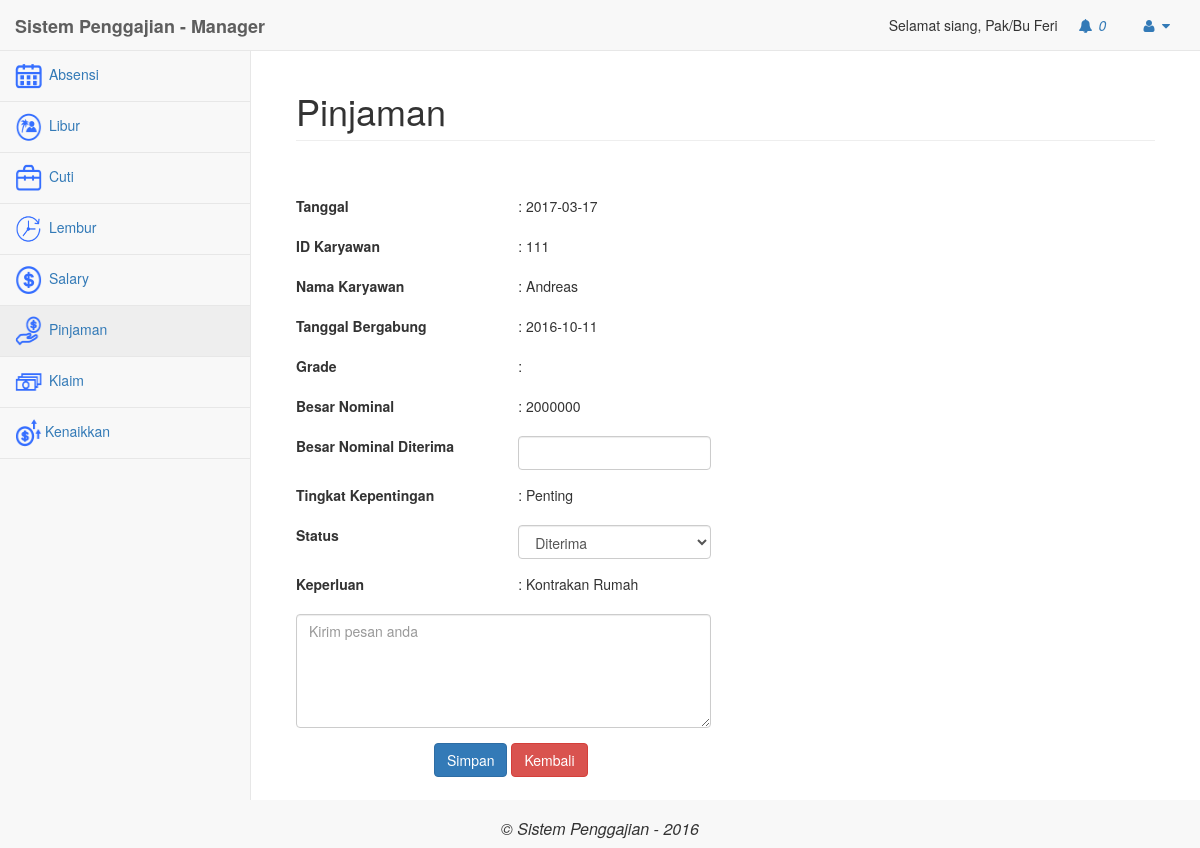
The app's page /manager/index.php?modul=pinjaman&act=detailPinjaman&id=3 (signed in) with its own data.
### tables this page shows
CREATE TABLE `user` (
  `Id_User` int(11) NOT NULL,
  `Email` varchar(50) NOT NULL,
  `Password` varchar(30) NOT NULL,
  `Tgl_Lahir` date NOT NULL,
  `Nama` text NOT NULL,
  `status` varchar(20) NOT NULL,
  `Tgl_Join` date NOT NULL,
  `Jabatan` varchar(20) NOT NULL,
  `id_divisi` int(11) NOT NULL,
  `no_rekening` varchar(20) NOT NULL,
  `cabang` varchar(50) NOT NULL,
  `Level` int(11) NOT NULL,
  `gaji_pokok` int(11) NOT NULL,
  `tipe` varchar(50) NOT NULL,
  `tanggungan` int(3) NOT NULL
);

CREATE TABLE `pinjaman` (
  `id` int(11) NOT NULL,
  `id_karyawan` int(11) NOT NULL,
  `id_divisi` int(11) NOT NULL,
  `cabang` varchar(50) NOT NULL,
  `level` int(11) NOT NULL,
  `tanggal` date NOT NULL,
  `jml_pinjam` int(11) NOT NULL,
  `jml_pinjam_diterima` int(11) NOT NULL,
  `sisa_pinjaman` int(11) NOT NULL,
  `status` varchar(20) NOT NULL,
  `presentase_angsuran` int(11) NOT NULL,
  `kepentingan` varchar(50) NOT NULL,
  `keterangan` text NOT NULL,
  `status_request` varchar(20) NOT NULL
);

### manager/mod_pinjaman/detailPinjaman.php (the view, shortened to what this page needs)
<?php
	include '../config/koneksi.php';
	$id_pinjaman = $_GET['id'];
	$query = "SELECT * FROM pinjaman where id ='$id_pinjaman'";
		$hasil = mysqli_query($k, $query);
		$data = mysqli_fetch_array($hasil);
		$sql_data_pengaju = mysqli_query($k,"SELECT * FROM user WHERE Id_User = '$data[id_karyawan]'");
		$data_pengaju = mysqli_fetch_assoc($sql_data_pengaju);
		$id_karyawan = $_SESSION['id_karyawan'];
		$sql_karyawan = mysqli_query($k,"SELECT * FROM user WHERE Id_User = '$id_karyawan'");
	$data_karyawan = mysqli_fetch_array($sql_karyawan);
	$sql_grade = mysqli_query($k,"SELECT * FROM penilaian WHERE id_karyawan = '$data[id_karyawan]'");
	$data_grade = mysqli_fetch_assoc($sql_grade);
?>
<form method="POST" action="../controller/doUpdatePinjaman.php" class="form-horizontal">
<br/>
<div class="form-group"><label class="col-sm-3">Tanggal</label> <div class="col-sm-3">: <?php echo $data['tanggal']; ?>
</div></div>
<div class="form-group"><label class="col-sm-3">ID Karyawan</label> <div class="col-sm-3">: <?php echo $data['id_karyawan']; ?></div></div>
<div class="form-group"><label class="col-sm-3">Nama Karyawan</label> <div class="col-sm-3">: <?php echo $data_pengaju['Nama']; ?></div></div>
<div class="form-group"><label class="col-sm-3">
	Tanggal Bergabung</label> <div class="col-sm-3">: <?php echo $data_pengaju['Tgl_Join']; ?>
</div></div>
<div class="form-group"><label class="col-sm-3">
	Grade</label> <div class="col-sm-3">: <?php echo $data_grade['grade']; ?>
</div></div>
<div class="form-group"><label class="col-sm-3">Besar Nominal</label> <div class="col-sm-3">: <?php echo $data['jml_pinjam']; ?>
</div></div>
<div class="form-group"><label class="col-sm-3">Besar Nominal Diterima</label> <div class="col-sm-3"><input name="pinjaman_diterima" type="text" class="form-control" />
</div></div>
<div class="form-group"><label class="col-sm-3">Tingkat Kepentingan</label> <div class="col-sm-3">: <?php echo $data['kepentingan']; ?>
</div></div>
<div class="form-group"><label class="col-sm-3">Status</label> <div class="col-sm-3">
	<?php
	if($data_karyawan['cabang'] != "Jakarta"){
		if($data['level'] == 2){
			echo "<select name='status_request' class='form-control' >";
			 if($data['status_request'] == "Diterima"){
				echo "<option value='Menunggu'>Menunggu</option>
				<option value='Diterima' selected>Diterima</option>
				<option value='Ditolak'>Ditolak</option>";
			}else{
				echo "<option value='M' selected>Menunggu</option>
				<option value='Diterima'>Diterima</option>
				<option value='Ditolak'>Ditolak</option>";
			}
			echo "</select>";
		}else{
			echo ": ".$data['status_request'];
		}
		echo "<input type='hidden' name='level' value='2'/>";
	}else{
		if($data['level'] == 1){
			echo "<select name='status_request' class='form-control' >";
			 if($data['status_request'] == "Diterima"){
				echo "<option value='menunggu'>Menunggu</option>
				<option value='Diterima' selected>Diterima</option>
				<option value='Ditolak'>Ditolak</option>";
			}else{
				echo "<option value='Menunggu' selected>Menunggu</option>
				<option value='Diterima'>Diterima</option>
				<option value='Ditolak'>Ditolak</option>";
			}
			echo "</select>";
		}else{
			echo ": ".$data['status_request'];
		}
	}
	?>
</div></div>
<div class="form-group"><label class="col-sm-3">Keperluan</label> <div class="col-sm-3">: <?php echo $data['keterangan']; ?>
</div></div>
 <?php if($data['level'] == 1){
  echo "<div class='form-group'>
	<div class='col-sm-6'>
		<textarea name='msg' placeholder='Kirim pesan anda' class='form-control' rows='5' style='max-width:100%;'></textarea>
	</div>
 </div>
<div style='text-align:center;' class='col-sm-6'><input type='submit' value='Simpan' class='btn btn-primary'>  <a class='btn btn-danger' onclick='javascript:history.back()'>Kembali</a></div>";
}else{
	echo "<div style='text-align:center;' class='col-sm-6'><a class='btn btn-danger' onclick='javascript:history.back()'>Kembali</a></div>";
}
?>
</form>

### manager/index.php (shortened to what this page needs)
<?php
if(isset($_SESSION['login']) && $_SESSION['login'] == true){
	?>
	<?php
	require_once("../config/koneksi.php");
	$sql ="SELECT * FROM user WHERE Id_User=$_SESSION[id_karyawan]";
	$hasil2 = mysqli_query($k, $sql);
	$nama = mysqli_fetch_assoc($hasil2);
?>
<!DOCTYPE html>
<html lang="en">
<head>
    <link href="../libs/bower_components/bootstrap/dist/css/bootstrap.min.css" rel="stylesheet">
    <link href="../libs/bower_components/metisMenu/dist/metisMenu.min.css" rel="stylesheet">
    <link href="../libs/dist/css/sb-admin-2.css" rel="stylesheet">
    <link href="../libs/bower_components/font-awesome/css/font-awesome.min.css" rel="stylesheet" type="text/css">
</head>
<body>
<?php
	$sql_notifikasi1 = mysqli_query($k,"SELECT * FROM notifikasi WHERE level = '1' AND isRead = 'n'");
?>
    <div id="wrapper">
        <nav class="navbar navbar-default navbar-static-top" role="navigation" style="margin-bottom: 0">
            <div class="navbar-header">
                <a class="navbar-brand" href="index.php"><b>Sistem Penggajian - Manager</b></a>
            </div>
            <ul class="nav navbar-top-links navbar-right">
				<?php echo "Selamat siang, Pak/Bu ".$nama['Nama'];?>
                <li class="dropdown" onclick="notif()">
                    <a class="dropdown-toggle" data-toggle="dropdown" href="#">
                        <i class="fa fa-bell fa-fw"></i>
							<i id="cekNotif"><?php echo mysqli_num_rows($sql_notifikasi1); ?></i>
                    </a>
                </li>
                <li class="dropdown">
                    <a class="dropdown-toggle" data-toggle="dropdown" href="#">
                        <i class="fa fa-user fa-fw"></i>  <i class="fa fa-caret-down"></i>
                    </a>
                </li>
            </ul>
<div class="navbar-default sidebar" role="navigation">
                <div class="sidebar-nav navbar-collapse">
                    <ul class="nav" id="side-menu">
                       <li>
									<a href="?modul=absensi"><span class="icon-navigasi"><img src="../libs/images/icon-absensi.png" class=""/></span> Absensi</a>
								</li>
								<li>
									<a href="?modul=libur"><span class="icon-navigasi"><img src="../libs/images/icon-libur.png" class=""/></span> Libur</a>
								</li>
								<li>
									<a href="?modul=cuti"><span class="icon-navigasi"><img src="../libs/images/icon-cuti.png" class=""/></span> Cuti</a>
								</li>
								<li>
									<a href="?modul=lembur"><span class="icon-navigasi"><img src="../libs/images/icon-lembur.png" class=""/></span> Lembur</a>
								</li>
								<li>
									<a href="?modul=salary"><span class="icon-navigasi"><img src="../libs/images/icon-salary.png" class=""/></span> Salary</a>
								</li>
								<li>
									<a href="?modul=pinjaman"><span class="icon-navigasi"><img src="../libs/images/icon-loan.png" class=""/></span> Pinjaman</a>
								</li>
								<li>
									<a href="?modul=klaim"><span class="icon-navigasi"><img src="../libs/images/icon-klaim.png" class=""/></span> Klaim</a>
								</li>
								<li>
									<a href="?modul=kenaikkan"><span class="icon-navigasi"><img src="../libs/images/icon-kenaikkan.png" class=""/></span>Kenaikkan </a>
								</li>
                    </ul>
                </div>
            </div>
        </nav>
	<?php
	if(isset($_GET['modul'])){
		$modul = $_GET['modul'];
	}else{
		$modul="";
	}
?>
        <div id="page-wrapper">
            <div class="container-fluid">
               <div class="row">
                     <div class="col-lg-12">
                        <h1 class="page-header"><?php
							if($modul != ""){
								if($modul == "kenaikkan"){
									$judul = "Kenaikkan Gaji";
								}elseif($modul == "pinjaman"){
									$judul = "Pinjaman";
								}elseif($modul == "absensi"){
									$judul = "Absensi";
								}elseif($modul == "libur"){
									$judul = "Libur";
								}elseif($modul == "cuti"){
									$judul = "Cuti";
								}elseif($modul == "lembur"){
									$judul = "Lembur";
								}elseif($modul == "salary"){
									$judul = "Salary";
								}elseif($modul == "klaim"){
									$judul = "Klaim";
								}elseif($modul == "user"){
									$judul = "User";
								}elseif($modul == "penilaian"){
									$judul = "Penilaian";
								}elseif($modul == "karyawanPinjaman"){
									$judul = "Pinjaman - Karyawan";
								}elseif($modul == "karyawanKenaikkan"){
									$judul = "Kenaikkan Gaji - Karyawan";
								}elseif($modul == "karyawanKlaim"){
									$judul = "Klaim - Karyawan";
								}elseif($modul == "karyawanCuti"){
									$judul = "Cuti - Karyawan";
								}elseif($modul == "karyawanSalary"){
									$judul = "Salary - Karyawan";
								}elseif($modul == "karyawanLembur"){
									$judul = "Lembur - Karyawan";
								}elseif($modul == "karyawanLibur"){
									$judul = "Libur - Karyawan";
								}elseif($modul == "karyawanAbsensi"){
									$judul = "Absensi - Karyawan";
								}elseif($modul == "notifikasi"){
									$judul = "Notifikasi";
								}elseif($modul == "profile"){
									$judul = "User Profile";
								}
							}else{
								$judul = "Dashboard";
								$modul = "dashboard";
							}
							echo $judul;
						?></h1>
                    </div>
				</div>
					<div class="row">
						<div class="panel-body">
<?php
switch($modul){
	?>
<?php
	case "pinjaman" :
		include "mod_pinjaman/pinjaman.php";
	break;
}
?>
                        </div>
                    </div>
            </div>
        </div>
			</div>
		<div class="navbar-header" style="width:100%">
            <h1 style="font-size: 16px; text-align: center;"><i>&copy; Sistem Penggajian - 2016</i> </h1>
        </div>
</body>
</html>
<?php
}
else{
	header("Location:../index.php");
}
?>

### manager/index.php (style rules this page uses)
.icon-navigasi img { width: 30px; height: 30px; padding-right:3px; }

### records on screen
user: Nama "Feri"
pinjaman: tanggal "2017-03-17", id_karyawan "111", jml_pinjam "2000000", kepentingan "Penting", status_request "Diterima", keterangan "Kontrakan Rumah"
user: Nama "Andreas", Tgl_Join "2016-10-11"

### other values on screen
mysqli_num_rows($sql_notifikasi1) "0"
$judul "Pinjaman"
